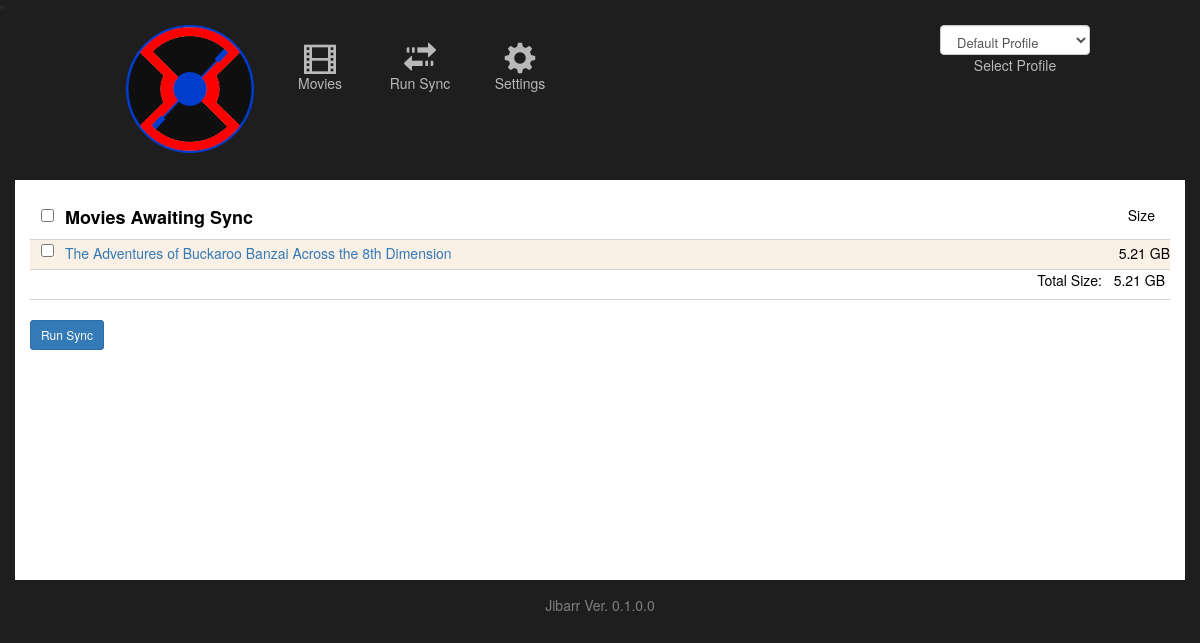
The app's page /jibarr/runsync/, older data.
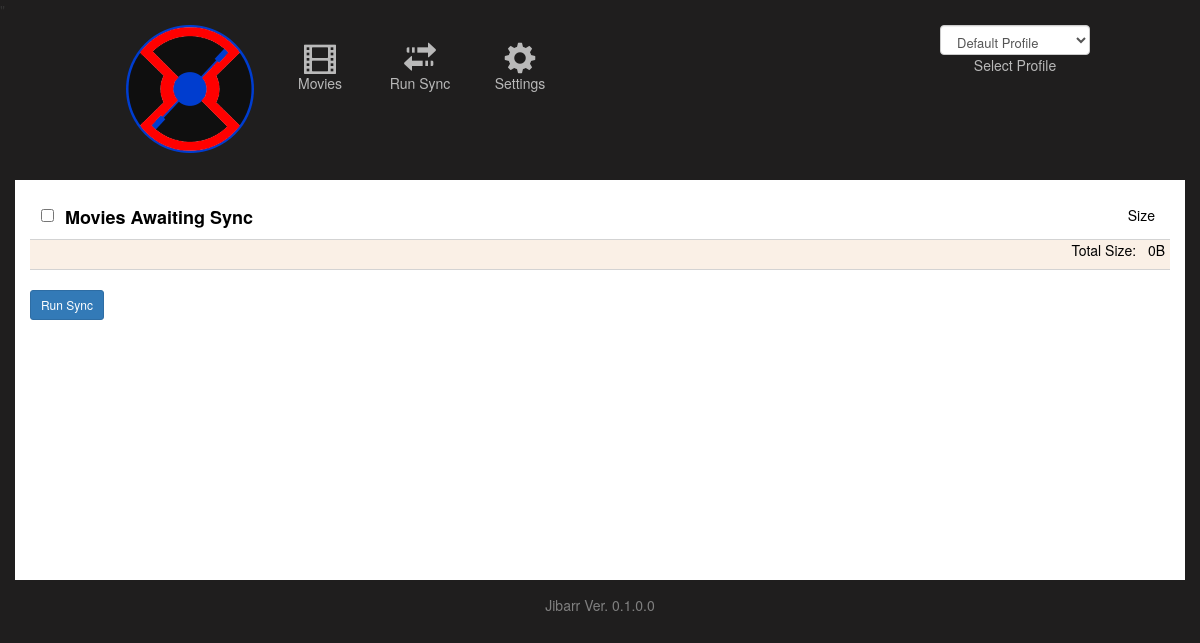
The same page, newer data.
### jibarr/models/movies.py (models this page shows)
class RadarrMedia(models.Model):
    radarr_id = models.IntegerField()
    title = models.CharField(max_length=200)
    title_slug = models.CharField(max_length=200)
    release_date = models.CharField(max_length=200)
    folder_name = models.CharField(max_length=200)
    size = models.IntegerField()
    file_name = models.CharField(max_length=200)
    last_updt = models.CharField(max_length=200)
    rating = models.CharField(max_length=10)
    tmdbid = models.CharField(max_length=200)
    imdbid = models.CharField(max_length=200)
    youtube = models.CharField(max_length=200)
    website = models.CharField(max_length=200)
    quality = models.CharField(max_length=200)
    objects = models.Manager()
    class Meta:
        db_table = 'Jibarr_Radarr_Media'

### jibarr/views/runsync.py (the view)
def runsync(request):
    prof_id = 1
    try:
        prof_id = request.session["prof_id"]
    except KeyError:
        pass
    system_settings = Settings.objects.all()[:1].get()
    prof_list = Profile.objects.all()
    radarr_list = radarrMovieList()
    profile_radarr_list = ProfileRadarr.objects.filter(profile_id=prof_id)
    totalFileSize = 0
    for pr in profile_radarr_list:
        rid = pr.radarr_id
        prLr = datetime.fromtimestamp(mktime(time.strptime(pr.lastRun, "%b %d %Y %H:%M:%S")))
        rmed = RadarrMedia.objects.get(radarr_id=rid)
        rm = radarrMovie()
        rm.prid = pr.id
        rm.id = rmed.radarr_id # output['id']
        rm.title = rmed.title # output['title']
        try:
            rm.releaseDate = rmed.release_date # output['inCinemas'][:4]
        except KeyError:
            pass
        try:
            rm.tmdbid = rmed.tmdbid # output["tmdbId"]
        except KeyError:
            pass
        rm.fileSize = convert_size(rmed.size)
        radarr_list.movielist.append(rm)
        totalFileSize = totalFileSize + rmed.size
    radarr_list.totalSize = convert_size(totalFileSize)
    context = {
        'system_settings': system_settings,
        'prof_list': prof_list,
        'prof_id': prof_id,
        'radarr_list': radarr_list,''
        'prof_lastPath': Profile.objects.get(id=prof_id).profile_lastPath
    }
    template = loader.get_template("jibarr/runsync.html")
    return HttpResponse(template.render(context, request))

### jibarr/views/runsync.py (called while the page is built)
def convert_size(size_bytes):
   if size_bytes == 0:
       return "0B"
   size_name = ("B", "KB", "MB", "GB", "TB", "PB", "EB", "ZB", "YB")
   i = int(math.floor(math.log(size_bytes, 1024)))
   p = math.pow(1024, i)
   s = round(size_bytes / p, 2)
   return "%s %s" % (s, size_name[i])

### jibarr/templates/jibarr/runsync.html (shortened to what this page needs)
{% extends "./base.html" %}
{% load static %}
{% block content %}
<div class='CONTAINER'>
        {% if system_settings.radarr_enabled == 1 %}
        <div style="padding-top:20px;" id="synclist">
            <div class="divRow" style="height:35px;">
                <div style="width:35px;float:left;text-align:center;"><input type="checkbox" id="chkAll" /></div>
                <div style="float:left;font-weight:bold;font-size:large;">Movies Awaiting Sync</div>
                <div style="float:right;padding-right:15px;">Size</div>
            </div>
            {% for val in radarr_list.movielist %}
                <div class="divRow">
                    <div style="width:35px;float:left;text-align:center;"><input type="checkbox" tag="{{ val.id }}" /></div>
                    <div style="float:left;height:27px;margin-top:3px;"><a href="http://themoviedb.org/movie/{{ val.tmdbid }}" target="_new">{{ val.title }}</a></div>
                    <div style="float:right;height:27px;margin-top:3px;">{{ val.fileSize }}</div>
                </div>
            {% endfor %}
            <div class="divRow" style="text-align:right;padding-right:5px;">Total Size:&nbsp;&nbsp; {{ radarr_list.totalSize }}</div>
        </div>
        <br />
        <button type="button" class="btn btn-primary btn-sm" onclick="runDriveSelect();">Run Sync</button>
        {% endif %}
    </div>
{% endblock content %}

Row changes from the older to the newer data that the page shows:
removed RadarrMedia: title "The Adventures of Buckaroo Banzai Across the 8th Dimension"
Text that changed along with them:
{{ radarr_list.totalSize }}: "5.21 GB" → "0B"
list line gone: "☐ 5.21 GB"
